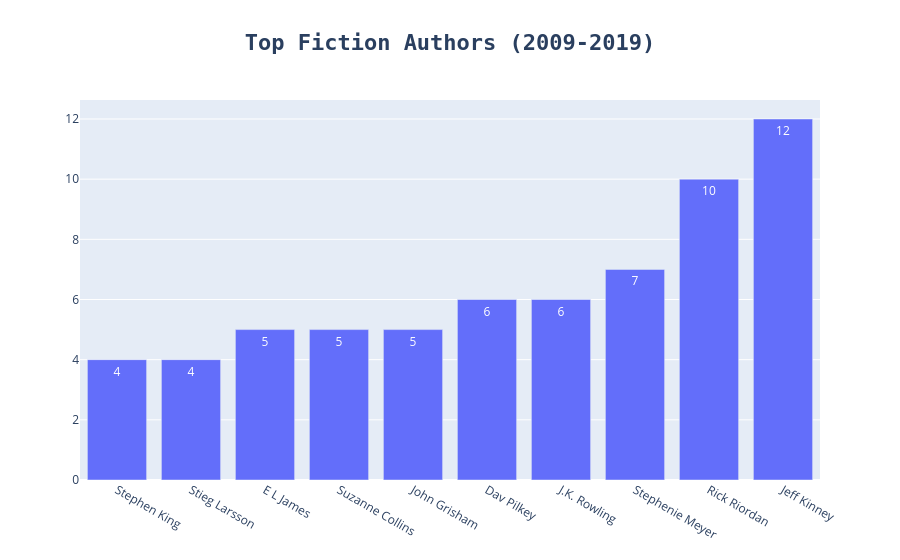

Source (notebook cell):
### Code cell
fic = go.Figure(
    data=go.Bar(
        x=top_f_auth.index,  # Bar charts use x for categories
        y=top_f_auth.values,
        text=top_f_auth.values,
        textposition='auto',  # shows values on top of bars
        hoverinfo='x+y'
    )
)

fic.update_layout(
    title_text='Top Fiction Authors (2009-2019)',
    title_font=dict(size=22, family='monospace', weight='bold'),
    title_x=0.5
)

fic.show()

### Figure 1 — Plotly figure (JSON) as saved in the notebook; plotly's stock layout.template omitted (floating-point values rounded to 4 significant figures)
{"data": [{"hoverinfo": "x+y", "text": [4.0, 4.0, 5.0, 5.0, 5.0, 6.0, 6.0, 7.0, 10.0, 12.0], "textposition": "auto", "type": "bar", "x": ["Stephen King", "Stieg Larsson", "E L James", "Suzanne Collins", "John Grisham", "Dav Pilkey", "J.K. Rowling", "Stephenie Meyer", "Rick Riordan", "Jeff Kinney"], "y": [4, 4, 5, 5, 5, 6, 6, 7, 10, 12]}], "layout": {"title": {"font": {"family": "monospace", "size": 22, "weight": "bold"}, "text": "Top Fiction Authors (2009-2019)", "x": 0.5}}}
